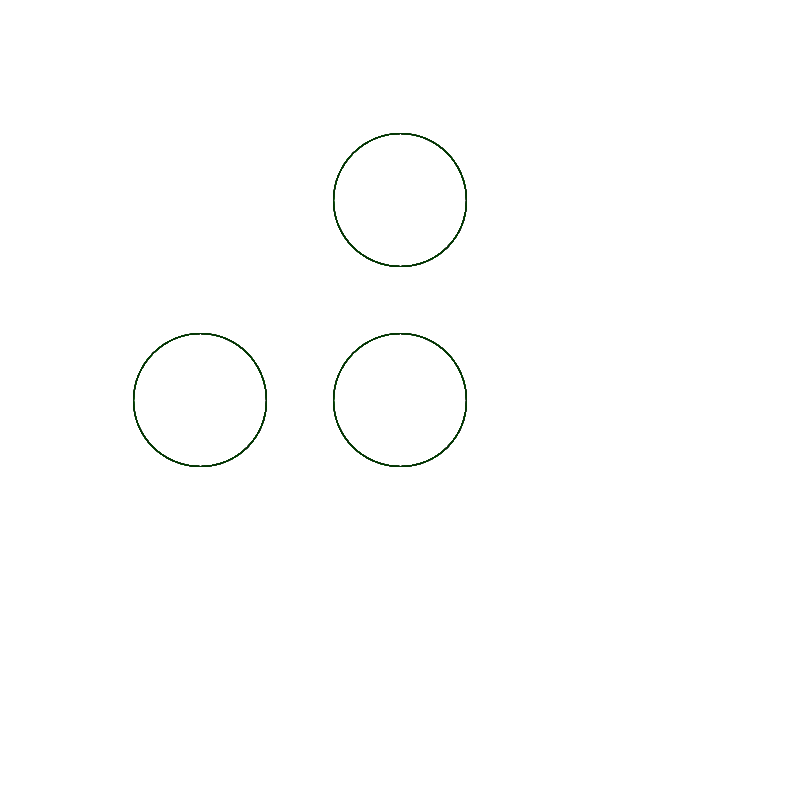
Frame 1 (no input)
Frame 60 (the mouse pressed at the canvas centre just before this capture): identical to frame 1, image omitted
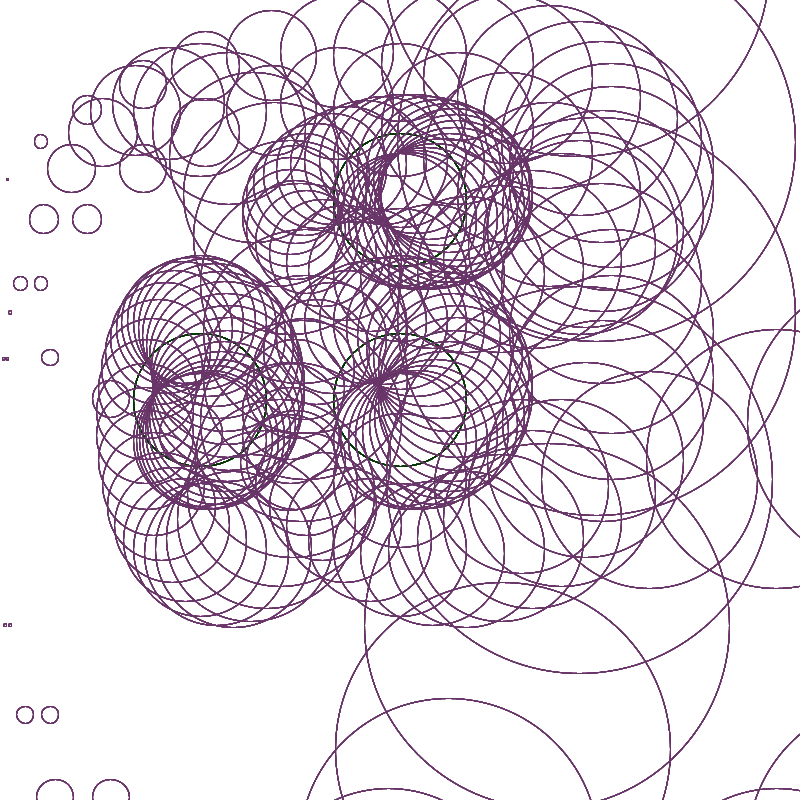
Frame 120 (the mouse held since frame 60 and released just before this capture)

The Processing sketch that drew these frames (run headless with seeded random() and noise(); from frame 60 on, the mouse is pressed at the canvas centre):

// Processing sketch: processing_140161
// ── processing_140161.pde

// Math 3: Trigonometry
// Generate a series of spirals and organize them into a composition

void setup() {
  size(800,800);
  background(255);
}

void draw() {
  float a = mouseX;
  float b = mouseY;
  float radius = a*0.1;
  float cx = width/2;
  float cy = height/2;
  float px = cx;
  float py = cy;
  for (int deg = 0; deg < 360*7; deg += 12) {
    float angle = radians(deg);
    float x = cx + (sin(angle) * radius);
    float y = cy + (cos(angle) * radius);
    stroke(a/4,50,b/4,50);
    noFill();
    ellipse(x,y/2,x/3,x/3);
    ellipse(x/2,y,x/3,x/3);
    ellipse(x,y,x/3,x/3);
    //line(px,py,x,y);
    radius = radius * 1.045;
    px = x;
    py = y;
  }
}
